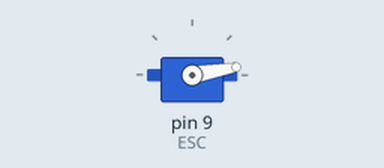
Bench run of a sketch on a simulated Arduino Uno, built with avr-gcc and run on an emulated ATmega328P. Parts: servo.

Above: at 10.05 s.
At 14.0 s:
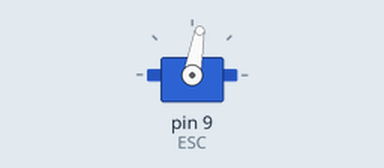
Timing chart, 0 to 15.2 s (numbered marks = the images above):
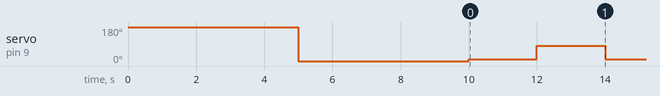

Measured:
- by itself, servo on pin 9 (ESC): repeats every 4.0 s: 10° 2.0 s, 80° 2.0 s

The sketch:

motorBrake.ino
```cpp
#include <Servo.h>
Servo ESC;     // create servo object to control the ESC
int potValue;  // value from the analog pin
unsigned long last_time = 0;

void setup()
{
    // Attach the ESC on pin 9
    ESC.attach(9,1000,2000); // (pin, min pulse width, max pulse width in microseconds)

    potValue = 180; //analogRead(A0);   // reads the value of the potentiometer (value between 0 and 1023)
//    potValue = map(potValue, 0, 1023, 0, 180);   // scale it to use it with the servo library (value between 0 and 180)
    ESC.write(potValue);    // Send the signal to the ESC

    delay (5000);

    potValue = 0; //analogRead(A0);   // reads the value of the potentiometer (value between 0 and 1023)
//    potValue = map(potValue, 0, 1023, 0, 180);   // scale it to use it with the servo library (value between 0 and 180)
    ESC.write(potValue);    // Send the signal to the ESC

    delay(5000);

    potValue = 80;
    Serial.begin(9600);
}

void setSpeed(int pot)
{
    // sets motor to a speed, given a potential value
//    int angle = map(pot, 0, 1023, 0, 180);
    ESC.write(pot);
}

void loop()
{
    setSpeed(10);
    delay(2000);
    setSpeed(80);
    delay(2000);
}
```
